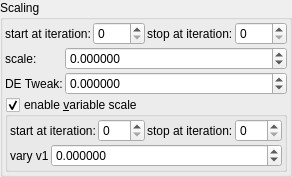
    <widget class="QGroupBox" name="groupBox_9">
     <property name="title">
      <string>Scaling</string>
     </property>
     <layout class="QVBoxLayout" name="verticalLayout_13" stretch="0,0,0">
      <property name="spacing">
       <number>2</number>
      </property>
      <property name="leftMargin">
       <number>2</number>
      </property>
      <property name="topMargin">
       <number>2</number>
      </property>
      <property name="rightMargin">
       <number>2</number>
      </property>
      <property name="bottomMargin">
       <number>2</number>
      </property>
      <item>
       <layout class="QHBoxLayout" name="horizontalLayout_6" stretch="0,1,0,1">
        <item>
         <widget class="QLabel" name="label_91">
          <property name="text">
           <string>start at iteration:</string>
          </property>
         </widget>
        </item>
        <item>
         <widget class="MySpinBox" name="spinboxInt_transf_start_iterations_E">
          <property name="sizePolicy">
           <sizepolicy hsizetype="Minimum" vsizetype="Maximum">
            <horstretch>0</horstretch>
            <verstretch>0</verstretch>
           </sizepolicy>
          </property>
          <property name="minimum">
           <number>0</number>
          </property>
          <property name="maximum">
           <number>999</number>
          </property>
          <property name="value">
           <number>0</number>
          </property>
         </widget>
        </item>
        <item>
         <widget class="QLabel" name="label_63">
          <property name="text">
           <string>stop at iteration:</string>
          </property>
         </widget>
        </item>
        <item>
         <widget class="MySpinBox" name="spinboxInt_transf_stop_iterations_E">
          <property name="sizePolicy">
           <sizepolicy hsizetype="Preferred" vsizetype="Maximum">
            <horstretch>0</horstretch>
            <verstretch>0</verstretch>
           </sizepolicy>
          </property>
          <property name="maximum">
           <number>999</number>
          </property>
         </widget>
        </item>
       </layout>
      </item>
      <item>
       <layout class="QGridLayout" name="gridLayout_29" columnstretch="0,1">
        <property name="spacing">
         <number>2</number>
        </property>
        <item row="0" column="0">
         <widget class="QLabel" name="label_8">
          <property name="text">
           <string>scale:</string>
          </property>
         </widget>
        </item>
        <item row="1" column="0">
         <widget class="QLabel" name="label_152">
          <property name="text">
           <string>DE Tweak:</string>
          </property>
         </widget>
        </item>
        <item row="0" column="1">
         <widget class="MyDoubleSpinBox" name="spinbox_transf_scale_1">
          <property name="sizePolicy">
           <sizepolicy hsizetype="Minimum" vsizetype="Maximum">
            <horstretch>0</horstretch>
            <verstretch>0</verstretch>
           </sizepolicy>
          </property>
          <property name="prefix">
           <string/>
          </property>
          <property name="suffix">
           <string/>
          </property>
          <property name="decimals">
           <number>6</number>
          </property>
          <property name="minimum">
           <double>-99.989999999999995</double>
          </property>
          <property name="maximum">
           <double>99.989999999999995</double>
          </property>
          <property name="singleStep">
           <double>0.100000000000000</double>
          </property>
         </widget>
        </item>
        <item row="1" column="1">
         <widget class="MyDoubleSpinBox" name="spinbox_analyticDE_offset_0">
          <property name="sizePolicy">
           <sizepolicy hsizetype="Minimum" vsizetype="Maximum">
            <horstretch>0</horstretch>
            <verstretch>0</verstretch>
           </sizepolicy>
          </property>
          <property name="prefix">
           <string/>
          </property>
          <property name="suffix">
           <string/>
          </property>
          <property name="decimals">
           <number>6</number>
          </property>
          <property name="minimum">
           <double>-99.989999999999995</double>
          </property>
          <property name="maximum">
           <double>99.989999999999995</double>
          </property>
          <property name="singleStep">
           <double>0.100000000000000</double>
          </property>
         </widget>
        </item>
       </layout>
      </item>
      <item>
       <widget class="MyGroupBox" name="groupCheck_transf_function_enabledK_false">
        <property name="title">
         <string>enable &amp;variable scale</string>
        </property>
        <property name="checkable">
         <bool>true</bool>
        </property>
        <layout class="QVBoxLayout" name="verticalLayout_15" stretch="0,0">
         <property name="spacing">
          <number>2</number>
         </property>
         <property name="leftMargin">
          <number>2</number>
         </property>
         <property name="topMargin">
          <number>2</number>
         </property>
         <property name="rightMargin">
          <number>2</number>
         </property>
         <property name="bottomMargin">
          <number>2</number>
         </property>
         <item>
          <layout class="QHBoxLayout" name="horizontalLayout_10" stretch="0,1,0,1">
           <item>
            <widget class="QLabel" name="label_96">
             <property name="text">
              <string>start at iteration:</string>
             </property>
            </widget>
           </item>
           <item>
            <widget class="MySpinBox" name="spinboxInt_transf_start_iterations">
             <property name="sizePolicy">
              <sizepolicy hsizetype="Minimum" vsizetype="Maximum">
               <horstretch>0</horstretch>
               <verstretch>0</verstretch>
              </sizepolicy>
             </property>
             <property name="minimum">
              <number>0</number>
             </property>
             <property name="maximum">
              <number>999</number>
             </property>
             <property name="value">
              <number>0</number>
             </property>
            </widget>
           </item>
           <item>
            <widget class="QLabel" name="label_68">
             <property name="text">
              <string>stop at iteration:</string>
             </property>
            </widget>
           </item>
           <item>
            <widget class="MySpinBox" name="spinboxInt_transf_stop_iterations">
             <property name="sizePolicy">
              <sizepolicy hsizetype="Preferred" vsizetype="Maximum">
               <horstretch>0</horstretch>
               <verstretch>0</verstretch>
              </sizepolicy>
             </property>
             <property name="maximum">
              <number>999</number>
             </property>
            </widget>
           </item>
          </layout>
         </item>
         <item>
          <layout class="QGridLayout" name="gridLayout_30" columnstretch="0,1">
           <property name="spacing">
            <number>2</number>
           </property>
           <item row="0" column="0">
            <widget class="QLabel" name="label_145">
             <property name="text">
              <string>vary v1</string>
             </property>
            </widget>
           </item>
           <item row="0" column="1">
            <widget class="MyDoubleSpinBox" name="spinbox_transf_offset_0">
             <property name="sizePolicy">
              <sizepolicy hsizetype="Minimum" vsizetype="Maximum">
               <horstretch>0</horstretch>
               <verstretch>0</verstretch>
              </sizepolicy>
             </property>
             <property name="prefix">
              <string/>
             </property>
             <property name="suffix">
              <string/>
             </property>
             <property name="decimals">
              <number>6</number>
             </property>
             <property name="minimum">
              <double>-99.000000000000000</double>
             </property>
             <property name="maximum">
              <double>99.000000000000000</double>
             </property>
             <property name="singleStep">
              <double>0.100000000000000</double>
             </property>
            </widget>
           </item>
          </layout>
         </item>
        </layout>
       </widget>
      </item>
     </layout>
    </widget>
